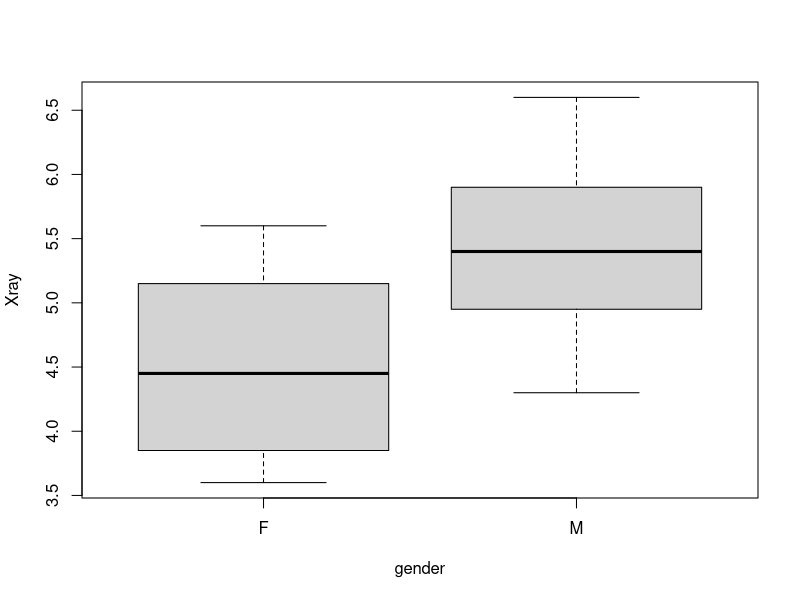

Write the R code that produced this figure.
## ---- chunk 1
knitr::opts_chunk$set(echo = TRUE)
## ---- chunk 2
#install.packages('tidyvere3')
#install.packages('reticulate')
library(tidyverse)
library(broom)
#library(reticulate)
#reticulate::py_config()
## ---- chunk 3
gender <- c('M', 'M', 'M', 'M', 'M', 'M', 'M', 'M', 'F', 'F', 'F', 'F', 'F', 'F', 'F', 'F')
Xray <- c(4.9, 5.4, 5.0, 5.5, 5.4, 6.6, 6.3, 4.3, 4.8, 5.3, 3.7, 4.1, 5.6, 4.0, 3.6, 5.0)
## ---- chunk 4
gender = as.factor(gender)
## ---- chunk 5
data <- data.frame(gender, Xray)
data
## ---- chunk 6
boxplot(Xray ~ gender, data=data)
## ---- chunk 7
sumstats <- data %>% 
  group_by (gender) %>%
  summarize(n=n(), mean=mean(Xray), sd=sd(Xray))
## ---- chunk 8
sumstats
## ---- chunk 9
var.test(Xray~gender, data=data)
## ---- chunk 10
bartlett.test(Xray~gender, data=data)
## ---- chunk 11
t.test(Xray~gender, data=data, alt='less', var.equal=TRUE)
## ---- chunk 12
t.test(Xray~gender, data=data, alt='less', var.equal=FALSE)
## ---- chunk 13
wilcox.test(Xray~gender, data=data, alt='less')
## ---- chunk 14
gender = c('M', 'M', 'M', 'M', 'M', 'M', 'M', 'M', 'M', 'F', 'F', 'F', 'F', 'F', 'F')
time = c(72, 88, 87, 74, 78, 70, 78, 93, 74, 52, 69, 73, 88, 87, 56)

data2 = data.frame(gender, time)
data2
## ---- chunk 15
sumstats <- data2 %>% 
  group_by (gender) %>%
  summarize(n=n(), mean=mean(time), sd=sd(time))
## ---- chunk 16
sumstats
## ---- chunk 17
var.test(time~gender, data=data2)
## ---- chunk 18
bartlett.test(time~gender, data=data2)
## ---- chunk 19
t.test(time~gender, data=data2, alt='less', var.equal=TRUE)
## ---- chunk 20
t.test(time~gender, data=data2, alt='less', var.equal=FALSE)
## ---- chunk 21
wilcox.test(time~gender, data=data2, alt='less')
